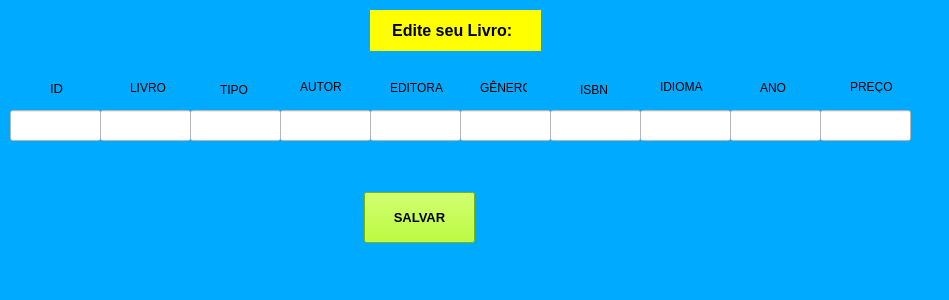
<?xml version="1.0" encoding="UTF-8"?>
<ui version="4.0">
 <class>MainWindow</class>
 <widget class="QMainWindow" name="MainWindow">
  <property name="enabled">
   <bool>true</bool>
  </property>
  <property name="geometry">
   <rect>
    <x>0</x>
    <y>0</y>
    <width>949</width>
    <height>300</height>
   </rect>
  </property>
  <property name="font">
   <font>
    <pointsize>10</pointsize>
   </font>
  </property>
  <property name="windowTitle">
   <string>MainWindow</string>
  </property>
  <property name="styleSheet">
   <string notr="true">background-color: rgb(0, 170, 255);</string>
  </property>
  <widget class="QWidget" name="centralwidget">
   <widget class="QLabel" name="label">
    <property name="geometry">
     <rect>
      <x>370</x>
      <y>10</y>
      <width>171</width>
      <height>41</height>
     </rect>
    </property>
    <property name="font">
     <font>
      <pointsize>12</pointsize>
      <weight>75</weight>
      <bold>true</bold>
     </font>
    </property>
    <property name="styleSheet">
     <string notr="true">background-color: rgb(255, 255, 0);</string>
    </property>
    <property name="text">
     <string>     Edite seu Livro:</string>
    </property>
   </widget>
   <widget class="QLineEdit" name="lineEdit">
    <property name="geometry">
     <rect>
      <x>10</x>
      <y>110</y>
      <width>91</width>
      <height>31</height>
     </rect>
    </property>
    <property name="styleSheet">
     <string notr="true">background-color: rgb(255, 255, 255);</string>
    </property>
   </widget>
   <widget class="QLabel" name="label_2">
    <property name="geometry">
     <rect>
      <x>50</x>
      <y>80</y>
      <width>21</width>
      <height>16</height>
     </rect>
    </property>
    <property name="font">
     <font>
      <pointsize>10</pointsize>
     </font>
    </property>
    <property name="text">
     <string>ID</string>
    </property>
   </widget>
   <widget class="QLineEdit" name="lineEdit_2">
    <property name="geometry">
     <rect>
      <x>100</x>
      <y>110</y>
      <width>91</width>
      <height>31</height>
     </rect>
    </property>
    <property name="styleSheet">
     <string notr="true">background-color: rgb(255, 255, 255);</string>
    </property>
   </widget>
   <widget class="QLineEdit" name="lineEdit_3">
    <property name="geometry">
     <rect>
      <x>190</x>
      <y>110</y>
      <width>91</width>
      <height>31</height>
     </rect>
    </property>
    <property name="styleSheet">
     <string notr="true">background-color: rgb(255, 255, 255);</string>
    </property>
   </widget>
   <widget class="QLineEdit" name="lineEdit_4">
    <property name="geometry">
     <rect>
      <x>280</x>
      <y>110</y>
      <width>91</width>
      <height>31</height>
     </rect>
    </property>
    <property name="styleSheet">
     <string notr="true">background-color: rgb(255, 255, 255);</string>
    </property>
   </widget>
   <widget class="QLineEdit" name="lineEdit_5">
    <property name="geometry">
     <rect>
      <x>370</x>
      <y>110</y>
      <width>91</width>
      <height>31</height>
     </rect>
    </property>
    <property name="styleSheet">
     <string notr="true">background-color: rgb(255, 255, 255);</string>
    </property>
   </widget>
   <widget class="QLineEdit" name="lineEdit_6">
    <property name="geometry">
     <rect>
      <x>460</x>
      <y>110</y>
      <width>91</width>
      <height>31</height>
     </rect>
    </property>
    <property name="styleSheet">
     <string notr="true">background-color: rgb(255, 255, 255);</string>
    </property>
   </widget>
   <widget class="QLineEdit" name="lineEdit_7">
    <property name="geometry">
     <rect>
      <x>550</x>
      <y>110</y>
      <width>91</width>
      <height>31</height>
     </rect>
    </property>
    <property name="styleSheet">
     <string notr="true">background-color: rgb(255, 255, 255);</string>
    </property>
   </widget>
   <widget class="QLineEdit" name="lineEdit_8">
    <property name="geometry">
     <rect>
      <x>640</x>
      <y>110</y>
      <width>91</width>
      <height>31</height>
     </rect>
    </property>
    <property name="styleSheet">
     <string notr="true">background-color: rgb(255, 255, 255);</string>
    </property>
   </widget>
   <widget class="QLineEdit" name="lineEdit_9">
    <property name="geometry">
     <rect>
      <x>730</x>
      <y>110</y>
      <width>91</width>
      <height>31</height>
     </rect>
    </property>
    <property name="styleSheet">
     <string notr="true">background-color: rgb(255, 255, 255);</string>
    </property>
   </widget>
   <widget class="QLabel" name="label_3">
    <property name="geometry">
     <rect>
      <x>130</x>
      <y>80</y>
      <width>41</width>
      <height>16</height>
     </rect>
    </property>
    <property name="text">
     <string>LIVRO</string>
    </property>
   </widget>
   <widget class="QLabel" name="label_4">
    <property name="geometry">
     <rect>
      <x>220</x>
      <y>80</y>
      <width>31</width>
      <height>20</height>
     </rect>
    </property>
    <property name="text">
     <string>TIPO</string>
    </property>
   </widget>
   <widget class="QLabel" name="label_5">
    <property name="geometry">
     <rect>
      <x>300</x>
      <y>80</y>
      <width>47</width>
      <height>13</height>
     </rect>
    </property>
    <property name="text">
     <string>AUTOR</string>
    </property>
   </widget>
   <widget class="QLabel" name="label_6">
    <property name="geometry">
     <rect>
      <x>390</x>
      <y>80</y>
      <width>61</width>
      <height>16</height>
     </rect>
    </property>
    <property name="text">
     <string>EDITORA</string>
    </property>
   </widget>
   <widget class="QLabel" name="label_7">
    <property name="geometry">
     <rect>
      <x>480</x>
      <y>80</y>
      <width>47</width>
      <height>16</height>
     </rect>
    </property>
    <property name="text">
     <string>GÊNERO</string>
    </property>
   </widget>
   <widget class="QLabel" name="label_8">
    <property name="geometry">
     <rect>
      <x>580</x>
      <y>80</y>
      <width>31</width>
      <height>20</height>
     </rect>
    </property>
    <property name="text">
     <string>ISBN</string>
    </property>
   </widget>
   <widget class="QLabel" name="label_9">
    <property name="geometry">
     <rect>
      <x>660</x>
      <y>80</y>
      <width>47</width>
      <height>13</height>
     </rect>
    </property>
    <property name="text">
     <string>IDIOMA</string>
    </property>
   </widget>
   <widget class="QLabel" name="label_10">
    <property name="geometry">
     <rect>
      <x>760</x>
      <y>80</y>
      <width>31</width>
      <height>16</height>
     </rect>
    </property>
    <property name="text">
     <string>ANO</string>
    </property>
   </widget>
   <widget class="QLineEdit" name="lineEdit_10">
    <property name="geometry">
     <rect>
      <x>820</x>
      <y>110</y>
      <width>91</width>
      <height>31</height>
     </rect>
    </property>
    <property name="styleSheet">
     <string notr="true">background-color: rgb(255, 255, 255);</string>
    </property>
   </widget>
   <widget class="QLabel" name="label_11">
    <property name="geometry">
     <rect>
      <x>850</x>
      <y>80</y>
      <width>47</width>
      <height>13</height>
     </rect>
    </property>
    <property name="text">
     <string>PREÇO</string>
    </property>
   </widget>
   <widget class="QPushButton" name="pushButton">
    <property name="geometry">
     <rect>
      <x>364</x>
      <y>192</y>
      <width>111</width>
      <height>51</height>
     </rect>
    </property>
    <property name="font">
     <font>
      <pointsize>10</pointsize>
      <weight>75</weight>
      <bold>true</bold>
     </font>
    </property>
    <property name="styleSheet">
     <string notr="true">background-color: rgb(170, 255, 0);</string>
    </property>
    <property name="text">
     <string>SALVAR</string>
    </property>
   </widget>
  </widget>
  <widget class="QMenuBar" name="menubar">
   <property name="geometry">
    <rect>
     <x>0</x>
     <y>0</y>
     <width>949</width>
     <height>21</height>
    </rect>
   </property>
  </widget>
  <widget class="QStatusBar" name="statusbar"/>
 </widget>
 <resources/>
 <connections/>
</ui>
